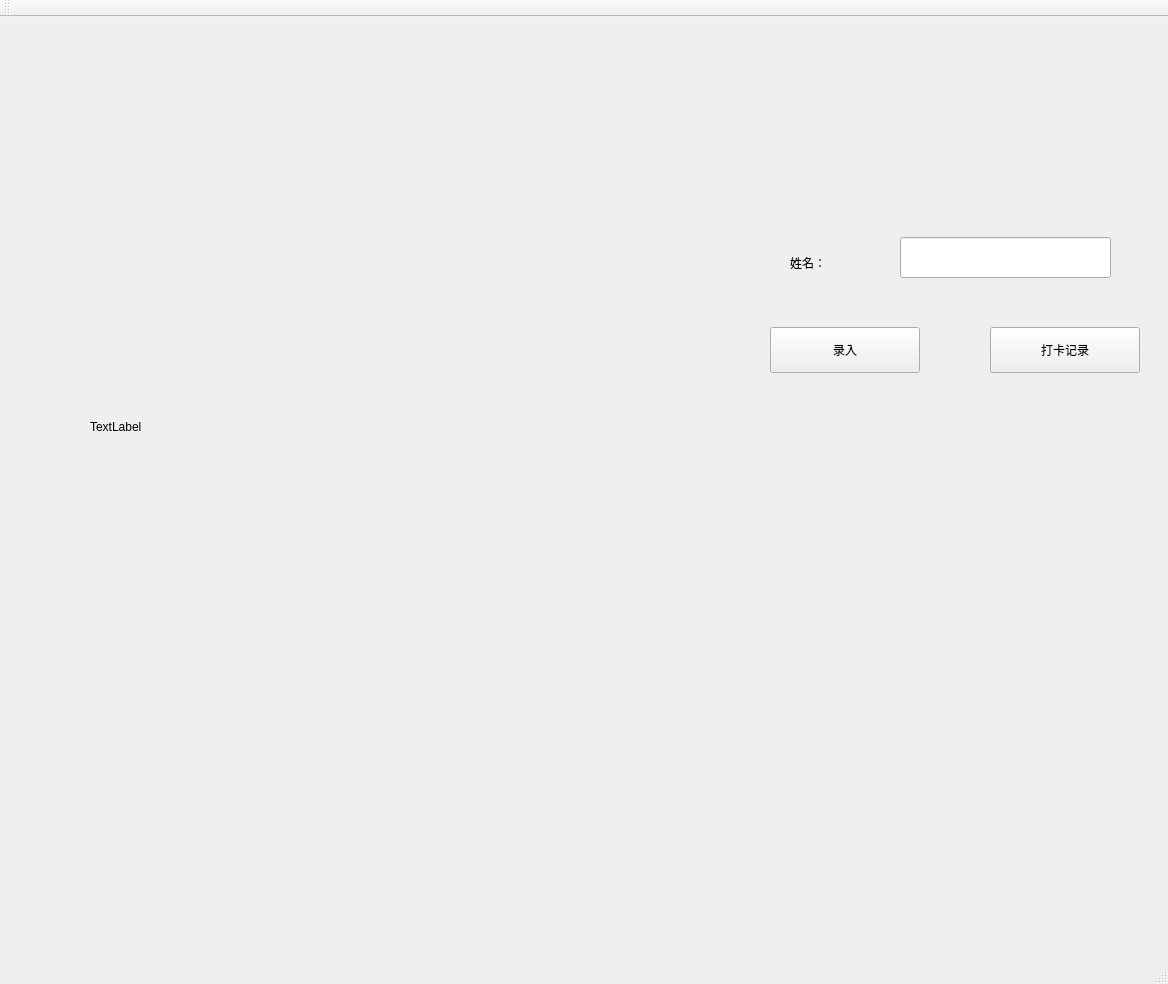
<?xml version="1.0" encoding="UTF-8"?>
<ui version="4.0">
 <class>MainWindow</class>
 <widget class="QMainWindow" name="MainWindow">
  <property name="geometry">
   <rect>
    <x>0</x>
    <y>0</y>
    <width>1168</width>
    <height>984</height>
   </rect>
  </property>
  <property name="windowTitle">
   <string>MainWindow</string>
  </property>
  <widget class="QWidget" name="centralWidget">
   <widget class="QLabel" name="label_video">
    <property name="geometry">
     <rect>
      <x>90</x>
      <y>110</y>
      <width>600</width>
      <height>600</height>
     </rect>
    </property>
    <property name="text">
     <string>TextLabel</string>
    </property>
   </widget>
   <widget class="QLabel" name="label_name">
    <property name="geometry">
     <rect>
      <x>790</x>
      <y>230</y>
      <width>91</width>
      <height>31</height>
     </rect>
    </property>
    <property name="text">
     <string>姓名：</string>
    </property>
   </widget>
   <widget class="QLineEdit" name="lineEdit">
    <property name="geometry">
     <rect>
      <x>900</x>
      <y>220</y>
      <width>211</width>
      <height>41</height>
     </rect>
    </property>
   </widget>
   <widget class="QPushButton" name="pushButton_insert">
    <property name="geometry">
     <rect>
      <x>770</x>
      <y>310</y>
      <width>150</width>
      <height>46</height>
     </rect>
    </property>
    <property name="text">
     <string>录入</string>
    </property>
   </widget>
   <widget class="QPushButton" name="pushButton_history">
    <property name="geometry">
     <rect>
      <x>990</x>
      <y>310</y>
      <width>150</width>
      <height>46</height>
     </rect>
    </property>
    <property name="text">
     <string>打卡记录</string>
    </property>
   </widget>
  </widget>
  <widget class="QMenuBar" name="menuBar">
   <property name="geometry">
    <rect>
     <x>0</x>
     <y>0</y>
     <width>1168</width>
     <height>37</height>
    </rect>
   </property>
  </widget>
  <widget class="QToolBar" name="mainToolBar">
   <attribute name="toolBarArea">
    <enum>TopToolBarArea</enum>
   </attribute>
   <attribute name="toolBarBreak">
    <bool>false</bool>
   </attribute>
  </widget>
  <widget class="QStatusBar" name="statusBar"/>
 </widget>
 <layoutdefault spacing="6" margin="11"/>
 <resources/>
 <connections/>
</ui>
